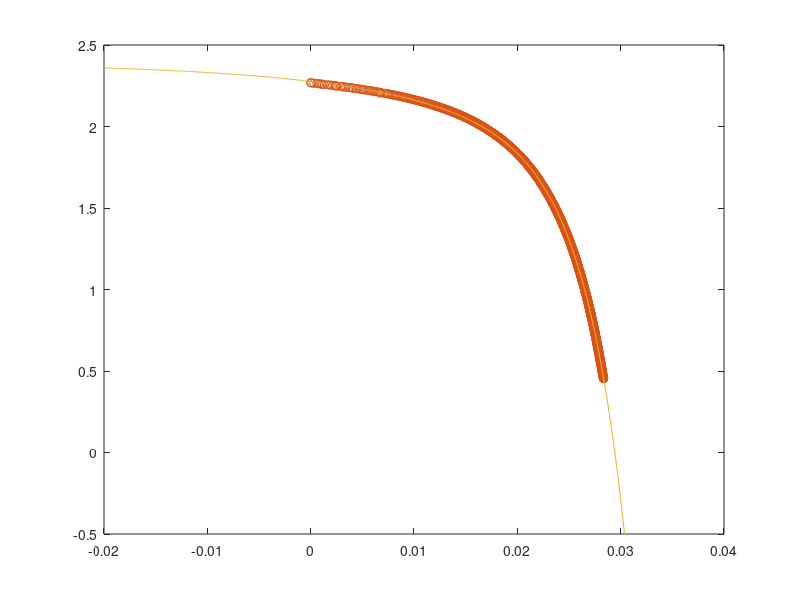

MATLAB code to generate this figure:
clear all
close all
clc

load('capteur.mat');

x = distance;
y = voltage;

starti = 1;
endi = 100;

y_min_rms = [];
min_rms = 1000;
min_rms_index = starti;
params = [0 0];
coeffs = [];
for i = starti:1:endi
    A = 1*i;
    B = 4*i;
    
    pxi = [ ones(1,length(x))',...
            exp(A*x),...
            exp(B*x)
            ];
    
    R = pinv(pxi)*y;
    
    G = 0;
    for j = 1:size(pxi,2)
        G = G + R(j)*pxi(:,j);
    end

    % calculate rms
    current_rms =  rms(voltage-G);
    
    % set smallest rms curve
    if (current_rms < min_rms)
        y_min_rms = G;
        min_rms = current_rms;
        min_rms_index = i;
        params = [A B];
        coeffs = R;
    end
    
    % display error
%     disp(['i = ', num2str(i), ' rms = ', num2str(current_rms)])
end
disp(['minimal rms = ', num2str(min_rms), ' at i = ', num2str(min_rms_index)])
disp([num2str(coeffs(3)), 'exp(', num2str(params(2)), '*x)+'...
    num2str(coeffs(2)), 'exp(', num2str(params(1)), '*x)+'...
    num2str(coeffs(1))])

x = [-0.02:0.0001:0.04];

y_test= coeffs(3)*exp(params(2)*x)+coeffs(2)*exp(params(1)*x)+coeffs(1);

figure 
plot(distance,y_min_rms)
hold on
plot(distance,voltage,'o')
plot(x, y_test)
axis([-0.02 0.04 -0.5 2.5])
